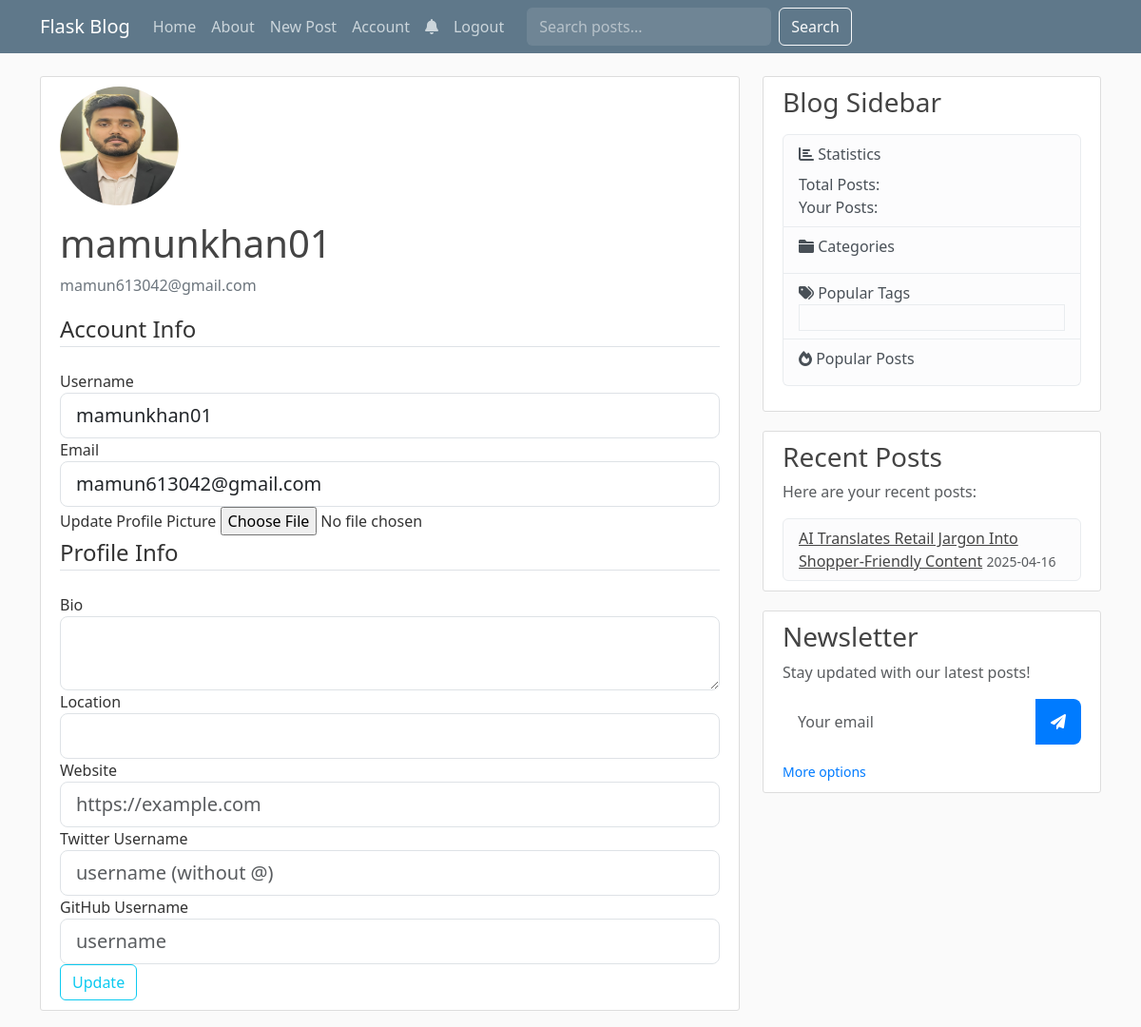
Page /account (signed in) on the earlier database version.
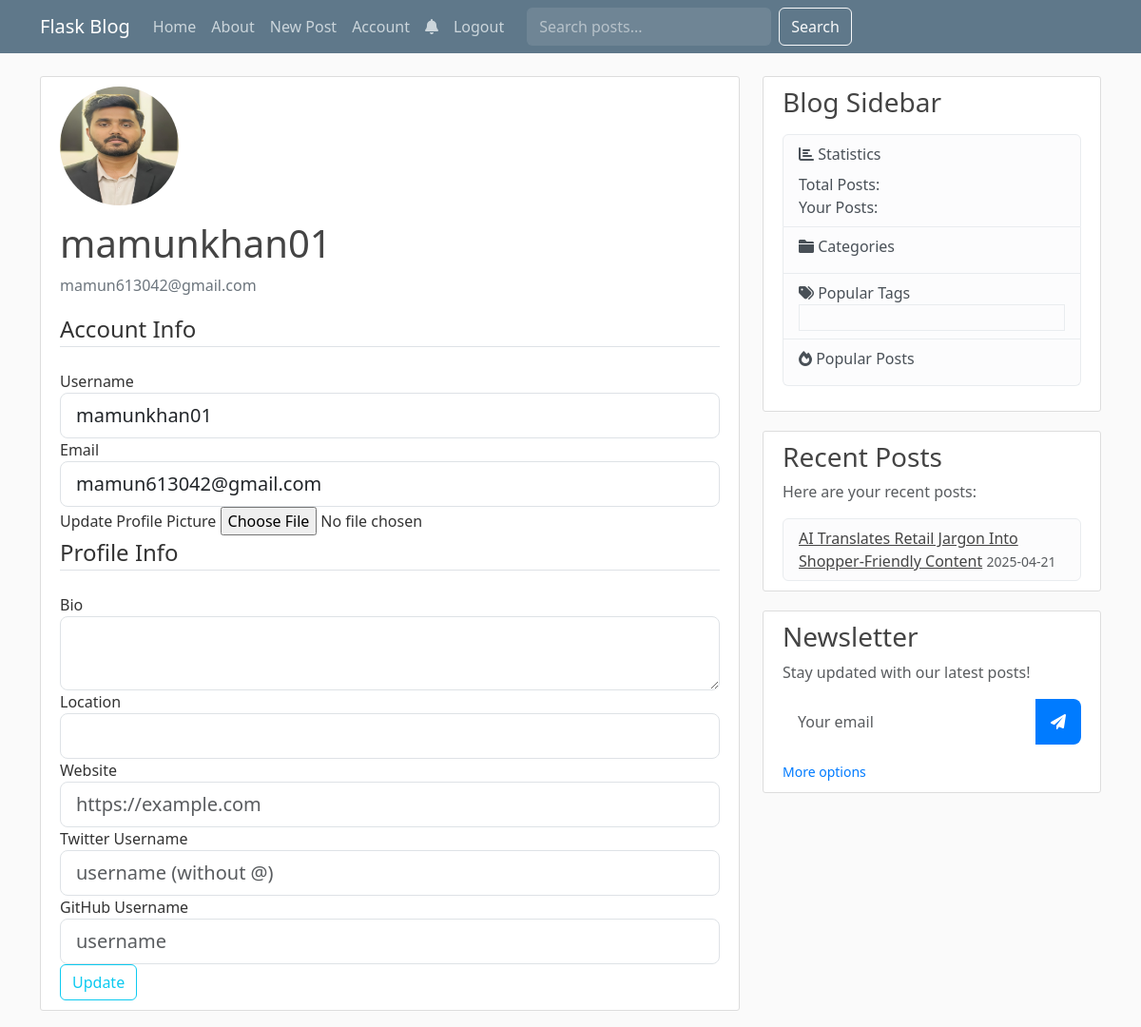
Same page on the later database version.
### flaskblog.py (models this page shows, shortened)
class User(db.Model, UserMixin):
    id = db.Column(db.Integer, primary_key=True)
    username = db.Column(db.String(20), unique=True, nullable=False)
    email = db.Column(db.String(120), unique=True, nullable=False)
    image_file = db.Column(db.String(20), nullable=False, default='default.jpg')
    password = db.Column(db.String(60), nullable=False)
    is_admin = db.Column(db.Boolean, default=False)
    bio = db.Column(db.String(500))
    location = db.Column(db.String(100))
    website = db.Column(db.String(200))
    twitter = db.Column(db.String(100))
    github = db.Column(db.String(100))
    joined_at = db.Column(db.DateTime, nullable=False, default=datetime.utcnow)
    posts = db.relationship('Post', backref='author', lazy=True)
    likes = db.relationship('Like', backref='user', lazy=True)
    comments = db.relationship('Comment', back_populates='author', lazy=True)
    followers = db.Table('followers',
        db.Column('follower_id', db.Integer, db.ForeignKey('user.id'), primary_key=True),
        db.Column('followed_id', db.Integer, db.ForeignKey('user.id'), primary_key=True)
    )
    following = db.relationship(
        'User', secondary=followers,
        primaryjoin=(followers.c.follower_id == id),
        secondaryjoin=(followers.c.followed_id == id),
        backref=db.backref('followers_list', lazy='dynamic'), lazy='dynamic'
    )

class Post(db.Model):
    id = db.Column(db.Integer, primary_key=True)
    title = db.Column(db.String(100), nullable=False)
    date_posted = db.Column(db.DateTime, nullable=False, default=datetime.utcnow)
    content = db.Column(db.Text, nullable=False)
    image_file = db.Column(db.String(20), nullable=True)
    user_id = db.Column(db.Integer, db.ForeignKey('user.id'), nullable=False)
    category_id = db.Column(db.Integer, db.ForeignKey('category.id'), nullable=True)
    category = db.relationship('Category', backref=db.backref('posts', lazy=True))
    views = db.Column(db.Integer, default=0)
    status = db.Column(db.String(20), default='published')  # published, draft, scheduled
    publish_date = db.Column(db.DateTime)
    likes = db.relationship('Like', backref='post', lazy=True)
    comments = db.relationship('Comment', back_populates='post', lazy=True)

### flaskblog.py (the view)
@app.route("/account", methods=['GET', 'POST'])
@login_required
def account():
    form = UpdateProfileForm(current_user.username, current_user.email)
    if form.validate_on_submit():
        if form.picture.data:
            picture_file = save_picture(form.picture.data)
            current_user.image_file = picture_file
        current_user.username = form.username.data
        current_user.email = form.email.data
        current_user.bio = form.bio.data
        current_user.location = form.location.data
        current_user.website = form.website.data
        current_user.twitter = form.twitter.data
        current_user.github = form.github.data
        db.session.commit()
        flash('Your account has been updated!', 'success')
        return redirect(url_for('account'))
    elif request.method == 'GET':
        form.username.data = current_user.username
        form.email.data = current_user.email
        form.bio.data = current_user.bio
        form.location.data = current_user.location
        form.website.data = current_user.website
        form.twitter.data = current_user.twitter
        form.github.data = current_user.github
    return render_template('account.html', title='Account', form=form)

### flaskblog.py (shortened to what this page needs)
class UpdateProfileForm(FlaskForm):
    username = StringField('Username', validators=[DataRequired(), Length(min=2, max=20)])
    email = StringField('Email', validators=[DataRequired(), Email()])
    bio = TextAreaField('Bio', validators=[Length(max=500)])
    location = StringField('Location', validators=[Length(max=100)])
    website = StringField('Website', validators=[Length(max=200)])
    twitter = StringField('Twitter Username', validators=[Length(max=100)])
    github = StringField('GitHub Username', validators=[Length(max=100)])
    picture = FileField('Update Profile Picture', validators=[FileAllowed(['jpg', 'png'])])
    submit = SubmitField('Update')
    def __init__(self, original_username, original_email, *args, **kwargs):
        super(UpdateProfileForm, self).__init__(*args, **kwargs)
        self.original_username = original_username
        self.original_email = original_email

### flaskblog.py (called while the page is built)
@app.context_processor
def inject_csrf_token():
    return dict(csrf_token=lambda: generate_csrf())

@login_manager.user_loader
def load_user(user_id):
    return db.session.get(User, int(user_id))

### templates/account.html (shortened to what this page needs)
{% extends "layout.html" %}
{% block content %}
    <div class="content-section">
      <div class="media">
        <img class="rounded-circle account-img" src="{{ url_for('static', filename='profile_pics/' + current_user.image_file) }}">
        <div class="media-body">
          <h2 class="account-heading">{{ current_user.username }}</h2>
          <p class="text-secondary">{{ current_user.email }}</p>
        </div>
      </div>
        <form method="POST" action="" enctype="multipart/form-data">
            <fieldset class="form-group">
                <legend class="border-bottom mb-4">Account Info</legend>
                <div class="form-group">
                    {{ form.username.label(class="form-control-label") }}
                    {% if form.username.errors %}
                        {{ form.username(class="form-control form-control-lg is-invalid") }}
                        <div class="invalid-feedback">
                            {% for error in form.username.errors %}
                                <span>{{ error }}</span>
                            {% endfor %}
                        </div>
                    {% else %}
                        {{ form.username(class="form-control form-control-lg") }}
                    {% endif %}
                </div>
                <div class="form-group">
                    {{ form.email.label(class="form-control-label") }}
                    {% if form.email.errors %}
                        {{ form.email(class="form-control form-control-lg is-invalid") }}
                        <div class="invalid-feedback">
                            {% for error in form.email.errors %}
                                <span>{{ error }}</span>
                            {% endfor %}
                        </div>
                    {% else %}
                        {{ form.email(class="form-control form-control-lg") }}
                    {% endif %}
                </div>
                <div class="form-group">
                    {{ form.picture.label() }}
                    {{ form.picture(class="form-control-file") }}
                </div>
            </fieldset>
            <fieldset class="form-group">
                <legend class="border-bottom mb-4">Profile Info</legend>
                <div class="form-group">
                    {{ form.bio.label(class="form-control-label") }}
                    {{ form.bio(class="form-control form-control-lg") }}
                </div>
                <div class="form-group">
                    {{ form.location.label(class="form-control-label") }}
                    {{ form.location(class="form-control form-control-lg") }}
                </div>
                <div class="form-group">
                    {{ form.website.label(class="form-control-label") }}
                    {{ form.website(class="form-control form-control-lg", placeholder="https://example.com") }}
                </div>
                <div class="form-group">
                    {{ form.twitter.label(class="form-control-label") }}
                    {{ form.twitter(class="form-control form-control-lg", placeholder="username (without @)") }}
                </div>
                <div class="form-group">
                    {{ form.github.label(class="form-control-label") }}
                    {{ form.github(class="form-control form-control-lg", placeholder="username") }}
                </div>
            </fieldset>
            <div class="form-group">
                {{ form.submit(class="btn btn-outline-info") }}
            </div>
        </form>
    </div>
{% endblock content %}

### templates/layout.html (shortened to what this page needs)
<!doctype html>
<html lang="en">
  <head>
    <link href="https://cdn.jsdelivr.net/npm/bootstrap@5.3.2/dist/css/bootstrap.min.css" rel="stylesheet">
    <link rel="stylesheet" href="https://cdnjs.cloudflare.com/ajax/libs/font-awesome/6.0.0/css/all.min.css">
    <link rel="stylesheet" type="text/css" href="{{ url_for('static', filename='main.css') }}">
  </head>
<body>
    <header class="site-header">
      <nav class="navbar navbar-expand-md navbar-dark bg-steel fixed-top">
        <div class="container">
          <a class="navbar-brand mr-4" href="{{ url_for('home') }}">Flask Blog</a>
          <div class="collapse navbar-collapse" id="navbarToggle">
            <div class="navbar-nav mr-auto">
              <a class="nav-item nav-link" href="{{ url_for('home') }}">Home</a>
              <a class="nav-item nav-link" href="{{ url_for('about') }}">About</a>
              {% if current_user.is_authenticated %}
                <a class="nav-item nav-link" href="{{ url_for('new_post') }}">New Post</a>
              {% endif %}
            </div>
            <div class="navbar-nav">
              {% if current_user.is_authenticated %}
                <a class="nav-item nav-link" href="{{ url_for('account') }}">Account</a>
                <a class="nav-item nav-link position-relative" href="{{ url_for('notifications') }}">
                    <i class="fas fa-bell"></i>
                </a>
                <a class="nav-item nav-link" href="{{ url_for('logout') }}">Logout</a>
              {% else %}
                <a class="nav-item nav-link" href="{{ url_for('login') }}">Login</a>
                <a class="nav-item nav-link" href="{{ url_for('register') }}">Register</a>
              {% endif %}
              <form class="d-flex ms-3" action="{{ url_for('search') }}" method="get">
                <input class="form-control me-2" type="search" placeholder="Search posts..." name="q" aria-label="Search">
                <button class="btn btn-outline-light" type="submit">Search</button>
              </form>
            </div>
          </div>
        </div>
      </nav>
    </header>
    <main role="main" class="container">
      <div class="row">
        <div class="col-md-8">
          {% block content %}{% endblock %}
        </div>
        <div class="col-md-4">
          <div class="content-section">
            <h3>Blog Sidebar</h3>
            <p class='text-muted'>
                <ul class="list-group">
                    <li class="list-group-item list-group-item-light">
                        <i class="fas fa-chart-bar"></i> Statistics
                        <ul class="list-unstyled mt-2">
                            <li>Total Posts: {{ total_posts }}</li>
                            {% if current_user.is_authenticated %}
                                <li>Your Posts: {{ user_post_count }}</li>
                            {% endif %}
                        </ul>
                    </li>
                    <li class="list-group-item list-group-item-light">
                        <i class="fas fa-folder"></i> Categories
                    </li>
                    <li class="list-group-item list-group-item-light">
                        <i class="fas fa-tags"></i> Popular Tags
                        <div class="list-group-item">
                        </div>
                    </li>
                    <li class="list-group-item list-group-item-light">
                        <i class="fas fa-fire"></i> Popular Posts
                    </li>
                </ul>
            </p>
          </div>
          <div class="content-section">
            <h3>Recent Posts</h3>
            {% if current_user.is_authenticated %}
              <p class='text-muted'>Here are your recent posts: </p>
              <ul class="list-group">
                {% for post in current_user.posts[:3] %}
                  <li class="list-group-item list-group-item-light">
                    <a href="{{ url_for('post', post_id=post.id) }}" class="article-title">{{ post.title }}</a>
                    <small class="text-muted">{{ post.date_posted.strftime('%Y-%m-%d') }}</small>
                  </li>
                {% else %}
                  <li class="list-group-item list-group-item-light">No posts yet</li>
                {% endfor %}
              </ul>
            {% else %}
              <p class='text-muted'>Please log in to see your recent posts.</p>
            {% endif %}
          </div>
          <div class="content-section">
            <h3>Newsletter</h3>
            <p class='text-muted'>Stay updated with our latest posts!</p>
            <form action="{{ url_for('subscribe_newsletter') }}" method="post" class="newsletter-form">
              <div class="input-group mb-3">
                <input type="email" name="email" class="form-control" placeholder="Your email" required>
                <button class="btn btn-outline-secondary" type="submit">
                  <i class="fas fa-paper-plane"></i>
                </button>
              </div>
              <small class="text-muted">
                <a href="{{ url_for('subscribe_newsletter') }}">More options</a>
              </small>
            </form>
          </div>
        </div>
      </div>
    </main>
</body>
</html>

### static/main.css (style rules this page uses)
body { background: #fafafa; color: #333333; margin-top: 5rem; }
h1, h2, h3, h4, h5, h6 { color: #444444; }
.bg-steel { background-color: #5f788a; }
.site-header .navbar-nav .nav-link { color: #cbd5db; }
.content-section { background: #ffffff; padding: 10px 20px; border: 1px solid #dddddd; border-radius: 3px; margin-bottom: 20px; }
.article-title { color: #444444; }
.account-img { height: 125px; width: 125px; margin-right: 20px; margin-bottom: 16px; }
.account-heading { font-size: 2.5rem; }
.navbar .form-control { background-color: rgba(255, 255, 255, 0.1); border-color: rgba(255, 255, 255, 0.1); color: #fff; }
.navbar .form-control::placeholder { color: rgba(255, 255, 255, 0.5); }
.newsletter-form .input-group { background: rgba(255, 255, 255, 0.1); border-radius: 0.5rem; overflow: hidden; }
.newsletter-form .form-control { background: transparent; border: none; color: #333; padding: 0.75rem 1rem; }
.newsletter-form .btn { border: none; padding: 0.75rem 1rem; background: #007bff; color: white; transition: all 0.3s ease; }
.newsletter-form small a { color: #007bff; text-decoration: none; transition: color 0.3s ease; }

Differences in the rows shown:
changed Post "AI Translates Retail Jargon Into Shopper-Friendly Content": date_posted "2025-04-16" → "2025-04-21"
